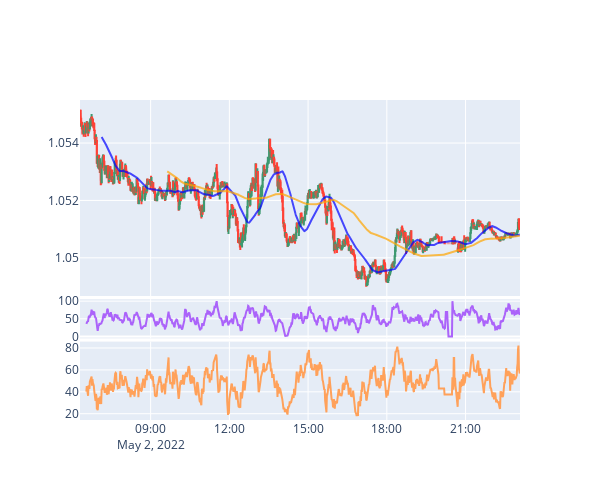

Notebook cell for this chart:
### Code cell
fig = go.Figure()

# add subplot properties when initializing fig variable ***don't forget to import plotly!!!***
fig = plotly.subplots.make_subplots(rows=3, cols=1, shared_xaxes=True, vertical_spacing=0.01, row_heights=[0.5,0.1,0.2])

# Plot price data on the 1st subplot (using code from last article)
fig.add_trace(go.Candlestick(x=df.Data, open=df['Open'],high=df['High'],low=df['Low'],close=df['Close'], name='market data'))
fig.add_trace(go.Scatter(x=df.Data,y=df['MA_50'],opacity=0.7,line=dict(color='blue', width=2),name='MA 50'))
fig.add_trace(go.Scatter(x=df.Data,y=df['MA_200'],opacity=0.7,line=dict(color='orange', width=2),name='MA 20'))

# Plot volume trace on 2nd row in our figure
fig.add_trace(go.Scatter(x=df.Data, y=df['MFI']), row=2, col=1)

# Plot MACD trace on 3rd row
fig.add_trace(go.Scatter(x=df.Data, y=df['RSI']), row=3, col=1)


# Update the layout by changing the figure size, hiding the legend and rangeslider
fig.update_layout(height=500, width=600, showlegend=False, xaxis_rangeslider_visible=False)


fig.show()

### Figure 1 — Plotly figure (JSON) as saved in the notebook; plotly's stock layout.template omitted (floating-point values rounded to 4 significant figures; data arrays with more than 128 entries replaced by an {"elided": "..."} marker saying what was removed)
{"data": [{"close": {"elided": "1000 float values"}, "high": {"elided": "1000 float values"}, "low": {"elided": "1000 float values"}, "name": "market data", "open": {"elided": "1000 float values"}, "type": "candlestick", "x": {"elided": "1000 str values"}}, {"line": {"color": "blue", "width": 2}, "name": "MA 50", "opacity": 0.7, "type": "scatter", "x": {"elided": "1000 str values"}, "y": {"elided": "1000 float values"}}, {"line": {"color": "orange", "width": 2}, "name": "MA 20", "opacity": 0.7, "type": "scatter", "x": {"elided": "1000 str values"}, "y": {"elided": "1000 float values"}}, {"type": "scatter", "x": {"elided": "1000 str values"}, "xaxis": "x2", "y": {"elided": "1000 float values"}, "yaxis": "y2"}, {"type": "scatter", "x": {"elided": "1000 str values"}, "xaxis": "x3", "y": {"elided": "1000 float values"}, "yaxis": "y3"}], "layout": {"height": 500, "showlegend": false, "width": 600, "xaxis": {"anchor": "y", "domain": [0, 1], "matches": "x3", "rangeslider": {"visible": false}, "showticklabels": false}, "xaxis2": {"anchor": "y2", "domain": [0, 1], "matches": "x3", "showticklabels": false}, "xaxis3": {"anchor": "y3", "domain": [0, 1]}, "yaxis": {"anchor": "x", "domain": [0.3875, 1]}, "yaxis2": {"anchor": "x2", "domain": [0.255, 0.3775]}, "yaxis3": {"anchor": "x3", "domain": [0, 0.245]}}}
